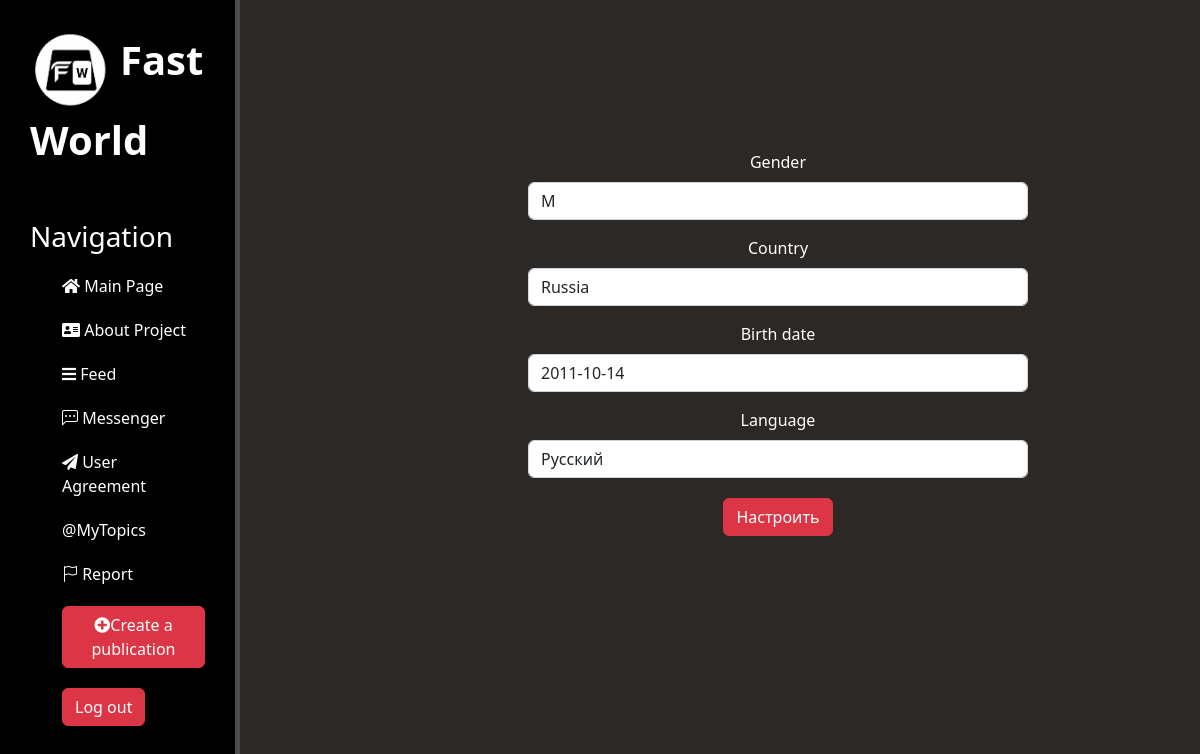
The page /set_profile (signed in) on the database its author committed.
### main/models.py (models this page shows, shortened)
class Profile(models.Model):
    GENDER_CHOICE = (
    ("M", "М"),
    ("F", "F"),
    (None, "-")
    )
    LANG_CHOICE = (
        ("R", "Русский"),
        ("E", "English"),
        (None, "-")
    )
    user = models.OneToOneField(User, on_delete=models.CASCADE, related_name='profile')
    avatar = models.ImageField('Avatar', blank=True, upload_to = 'main')
    lang = models.CharField('Language', max_length=1, choices=LANG_CHOICE, blank=True)
    gender =  models.CharField('Gender', max_length=1, choices=GENDER_CHOICE, blank=True)
    city = models.CharField('Country', max_length=100, blank=True)
    birth_date = models.DateField('Birth date', null=True, blank=True)
    followers = models.IntegerField(default=0)
    class Meta:
        verbose_name = 'Profile'
        verbose_name_plural = 'Profiles'

### main/views.py (the view)
# urls.py: path('set_profile', views.account_setting, name='set'),
@login_required(login_url = '/')
def account_setting(request):
    if not request.user.is_authenticated:
        return redirect('login')
    user_set = User.objects.get(id = request.user.id)
    if request.method == 'POST':
        form = ProfileForm(request.POST, request.FILES, instance=user_set.profile)
        if form.is_valid():
            user_setting = request.user
            first_name = request.POST.get('first_name')
            last_name = request.POST.get('last_name')
            gender = form.cleaned_data['gender']
            city = form.cleaned_data['city']
            lang = form.cleaned_data['lang']
            birth_date = form.cleaned_data['birth_date']
            '''if avatar:
                user_setting.profile.avatar = avatar
            else:
                user_setting.profile.avatar = 'images/avatar/standart.jpg'''
            user_setting.profile.gender = gender
            user_setting.profile.city = city
            user_setting.profile.birth_date = birth_date
            user_setting.profile.lang = lang
            if first_name:
                user_setting.first_name = first_name
            if last_name:
                user_setting.last_name = last_name
            user_setting.save()
            return HttpResponseRedirect(reverse('main'))
    else:
        form = ProfileForm(instance=user_set.profile)
    context = {'form': form, 'user': user_set}
    return render(request, 'main/set_tings.html', context)

### main/forms.py
class ProfileForm(forms.ModelForm):
    class Meta:
        model = Profile
        fields = ['gender', 'city', 'birth_date', 'lang', ]

### main/templates/main/set_tings.html (shortened to what this page needs)
{% extends 'main/shablon.html' %}
{% load bootstrap4 %}
{% block content %}
    <div class="features">
        {% if user.profile.lang == 'R' %}
            <form action="{% url 'set' %}" method="post">
                {% bootstrap_form form %}
                <button class="btn btn-danger" name="button" type="submit">Настроить</button>
            </form>
        {% endif %}
    </div>
{% endblock %}

### main/templates/main/shablon.html (shortened to what this page needs)
{% load static %}
<!doctype html>
<html lang="en">
<head>
    <link rel="stylesheet" href="https://cdn.jsdelivr.net/npm/bootstrap@5.2.3/dist/css/bootstrap.min.css">
    <link rel="stylesheet" href="{% static 'main/css/main.css' %}">
    <link rel="stylesheet" href="https://use.fontawesome.com/releases/v5.8.2/css/all.css">
    <link rel="stylesheet" href="https://cdn.jsdelivr.net/npm/bootstrap-icons@1.10.5/font/bootstrap-icons.css">
</head>
<body>
    <aside>
        <img src="{% static 'main/img/logoooo.png' %}">
        <span class="logo"><strong>Fast World</strong></span>
        <h3>Navigation</h3>
        <ul>
            <a href='{% url "main" %}'><li><i class="fas fa-home"></i> Main Page</li></a>
            <a href='{% url "about" %}'><li><i class="fas fa-address-card"></i> About Project</li></a>
            <a href='{% url "news" %}'><li><i class="fas fa-bars"></i> Feed</li></a>
            <a href='{% url "mess" %}'><li><i class="bi bi-chat-left-dots"></i> Messenger</li></a>
            <a href=''><li><i class="fas fa-paper-plane"></i> User Agreement</li></a>
            <a href='{% url "topics" %}'><li>@MyTopics</li></a>
            <a href='{% url "reporting" %}'><li><i class="bi bi-flag"></i> Report</li></a>
            <a href='{% url "create" %}'><li><button class="btn btn-danger"><i class="fas fa-plus-circle" ></i>Create a publication</li></button></a>
            {% if user.is_authenticated %}
                <a href='{% url "logout" %}'><li><button class="btn btn-danger">Log out</li></button></a>
            {% endif %}
        </ul>
    </aside>
    <main>
      {% block content %}
      {% endblock %}
    </main>
</body>
</html>

### main/static/main/css/main.css (style rules this page uses)
body { background: #2b2825; }
aside { float: left; background: black; width: 20%; padding: 2.5%; height: 10000vh; color: #fff; border-right: 5px solid #4d4d4d }
aside img { width: 80px; float: left; }
aside .logo { font-size: 40px; margin-left: 10px; font-weight: bold; }
aside h3 { margin-top: 50px; font-size: 28px; }
aside ul { list-style: none }
aside ul li { color: #fff; display: block; margin-top: 20px; transition: all .6s ease; }
main .features { float: left; color: #fff; margin-top: 100px; text-align: center; width: 75%; }
form { margin-left: 32%; margin-top: 50px; width: 500px; }

### main/templates/main/set_tings.html (style rules this page uses)
a { text-decoration: none; }

### rows shown on the page
Profile: gender "М", city "Russia", birth_date "2011-10-14", lang "Русский"
